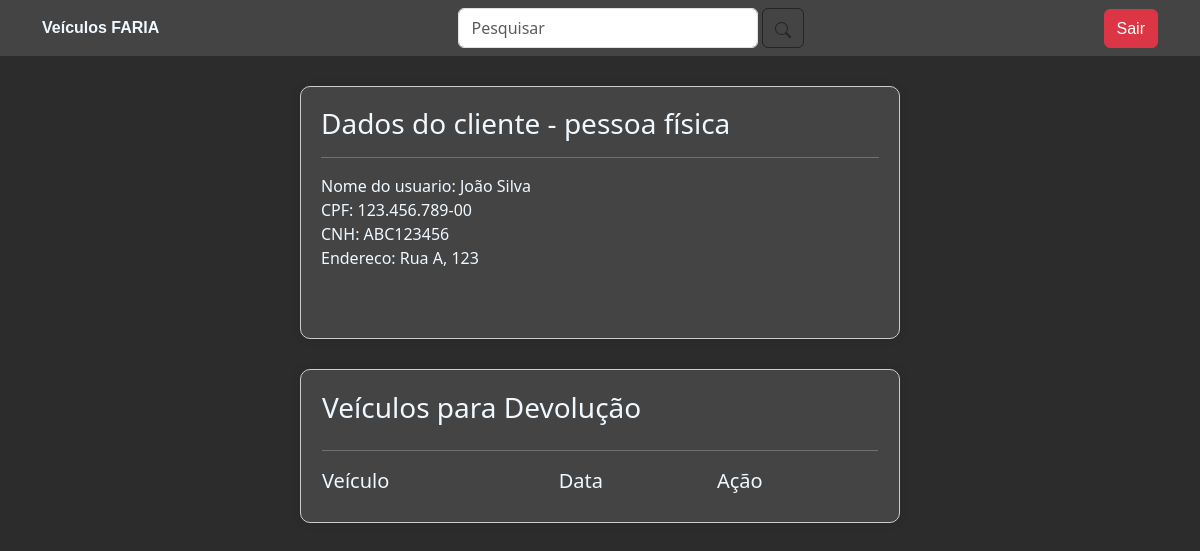
The page /sistema/dados_individuais.php?id_cliente=1&nome_cliente=João Silva (signed in) on the database its author committed.
### tables this page shows
CREATE TABLE `tb_cliente` (
  `id_cliente` int(11) NOT NULL AUTO_INCREMENT,
  `nome_cliente` varchar(45) NOT NULL,
  `tipo_cliente` enum('e','p') NOT NULL,
  PRIMARY KEY (`id_cliente`)
);

CREATE TABLE `tb_pessoa` (
  `id_pessoa` int(11) NOT NULL AUTO_INCREMENT,
  `cpf` varchar(45) NOT NULL,
  `cnh` varchar(45) NOT NULL,
  `tb_cliente_id_cliente` int(11) NOT NULL,
  PRIMARY KEY (`id_pessoa`,`tb_cliente_id_cliente`),
  UNIQUE KEY `cpf_UNIQUE` (`cpf`),
  UNIQUE KEY `cnh_UNIQUE` (`cnh`),
  KEY `fk_tb_pessoa_tb_cliente_idx` (`tb_cliente_id_cliente`),
  CONSTRAINT `fk_tb_pessoa_tb_cliente` FOREIGN KEY (`tb_cliente_id_cliente`) REFERENCES `tb_cliente` (`id_cliente`) ON DELETE CASCADE ON UPDATE CASCADE
);

CREATE TABLE `tb_enderecos` (
  `id_enderecos` int(11) NOT NULL AUTO_INCREMENT,
  `endereco` varchar(45) NOT NULL,
  `tb_cliente_id_cliente` int(11) NOT NULL,
  PRIMARY KEY (`id_enderecos`,`tb_cliente_id_cliente`),
  KEY `fk_tb_enderecos_tb_cliente1_idx` (`tb_cliente_id_cliente`),
  CONSTRAINT `fk_tb_enderecos_tb_cliente1` FOREIGN KEY (`tb_cliente_id_cliente`) REFERENCES `tb_cliente` (`id_cliente`) ON DELETE CASCADE ON UPDATE CASCADE
);

### sistema/operacoes.php (called while the page is built, shortened)
<?php
    function idAluguelPorTbCliente($conexao, $id_cliente){
        $sql = "SELECT id_aluguel FROM tb_aluguel WHERE tb_cliente_id_cliente = ?";
        $stmt = mysqli_prepare($conexao, $sql);
        mysqli_stmt_bind_param($stmt, "i", $id_cliente);
        mysqli_stmt_execute($stmt);
        $alugueis = [];
        return $alugueis;
    }
    function dadosCompletosCliente ($conexao, $id_cliente){
        $sql = "SELECT c.nome_cliente, p.cpf, p.cnh, e.endereco
        FROM tb_cliente AS c, tb_pessoa AS p, tb_enderecos AS e
        WHERE c.id_cliente = ?
        AND  c.id_cliente = p.tb_cliente_id_cliente
        AND c.id_cliente = e.tb_cliente_id_cliente";
        $stmt = mysqli_prepare($conexao, $sql);
        mysqli_stmt_bind_param($stmt, "i", $id_cliente);
        mysqli_stmt_execute($stmt);
        mysqli_stmt_bind_result($stmt, $nomeCliente, $cpf, $cnh, $endereco);
        mysqli_stmt_store_result($stmt);
        $cliente = [];
        if (mysqli_stmt_num_rows($stmt) > 0) {
            while (mysqli_stmt_fetch($stmt)) {
                $cliente[] = [
                    "cliente" => $nomeCliente,
                    "cpf" => $cpf,
                    "cnh" => $cnh,
                    "endereco" => $endereco
                ];
            }
        }
        return $cliente;
    }
    function dadosAluguelIdcliente($conexao, $id_cliente){
        $dadosAluguel = array();
        $id_aluguel = idAluguelPorTbCliente($conexao, $id_cliente);
        return $dadosAluguel;
    }
?>

### sistema/dados_individuais.php (the view, shortened to what this page needs)
<?php
require_once 'operacoes.php';
require_once 'conexao.php';
$id_cliente = $_GET['id_cliente'];
?>
<!DOCTYPE html>
<html lang="en">
<head>
    <link href="https://cdn.jsdelivr.net/npm/bootstrap@5.3.3/dist/css/bootstrap.min.css" rel="stylesheet">
    <link rel="stylesheet" href="./css/style.css">
</head>
<body>
<nav class="navbar">
        <div class="container" id="navbar">
          <a href="home.php" id="logo">Veículos FARIA</a>
          <form class="d-flex" role="search">
            <input class="form-control me-1" type="search" placeholder="Pesquisar" aria-label="search" style="width: 300px;">
            <button class="btn btn-outline-dark" type="submit">
              <svg xmlns="http://www.w3.org/2000/svg" width="16" height="16" fill="currentColor" class="bi bi-search" viewBox="0 0 16 16">
                <path d="M11.742 10.344a6.5 6.5 0 1 0-1.397 1.398h-.001q.044.06.098.115l3.85 3.85a1 1 0 0 0 1.415-1.414l-3.85-3.85a1 1 0 0 0-.115-.1zM12 6.5a5.5 5.5 0 1 1-11 0 5.5 5.5 0 0 1 11 0"/>
              </svg>
            </button>
          </form>
          <button class="btn btn-danger" type="submit"><a href="limpar_sessions.php?origem=1" id="sair">Sair</a></button>
        </div>
    </nav>
    <div class="container-func">
        <?php
        $dados_cliente = dadosCompletosCliente($conexao, $id_cliente);
        if (!empty($dados_cliente)) {
            echo "<h3>Dados do cliente - pessoa física</h3>";
            echo "<hr>";
            foreach ($dados_cliente as $cliente) {
                echo "Nome do usuario: " .  $cliente['cliente'] . "<br>";
                echo "CPF: " .  $cliente['cpf'] . " <br>";
                echo "CNH: " .  $cliente['cnh'] . " <br>";
                echo "Endereco: " .  $cliente['endereco'] . " <br>";
                echo "<br><br>";
            }
        }
        ?>
    </div>
    <div class="container-func">
<table id=tabela>
        <tr>
            <td colspan='4'>
                    <h3>Veículos para Devolução</h3>
            </td>
        </tr>
        <tr>
            <td colspan='8'><hr></td>
        </tr>
        <tr>
            <td><h5>Veículo</h5></td>
            <td><h5>Data</h5></td>
            <td><h5>Ação</h5></td>
        </tr>
            <?php
            $veiculos = dadosAluguelIdcliente($conexao, $id_cliente);
            if ($veiculos > 0) {
                echo "</table>";
            } else {
                echo "Não há veiculos alugados";
            }
            ?>
            </div>
</body>
</html>

### sistema/css/style.css (style rules this page uses)
body { background-color: #2c2c2c; }
a { text-decoration: none; color: rgb(0, 0, 0); font-family:Verdana, Geneva, Tahoma, sans-serif; }
nav { display: flex; justify-content: space-around; background-color: #444444; }
nav #logo { font-weight: bold; color: aliceblue; }
nav #sair { color: #ffffff; }
input { width: 100%; height: 40px; border-radius: 5px; border-style: none; background-color: aliceblue; }
.container-func { max-width: 600px; margin: 0 auto; margin-top: 30px; padding: 20px; border: 1px solid #ccc; border-radius: 10px; color: aliceblue; background-color: #444444; box-shadow: 0 0 10px rgba(0, 0, 0, 0.1); }
table { width: 70%; }
#tabela { width: 100%; }

### rows shown on the page
tb_cliente: nome_cliente "João Silva", tb_pessoa.cpf "123.456.789-00", tb_pessoa.cnh "ABC123456", tb_enderecos.endereco "Rua A, 123"
